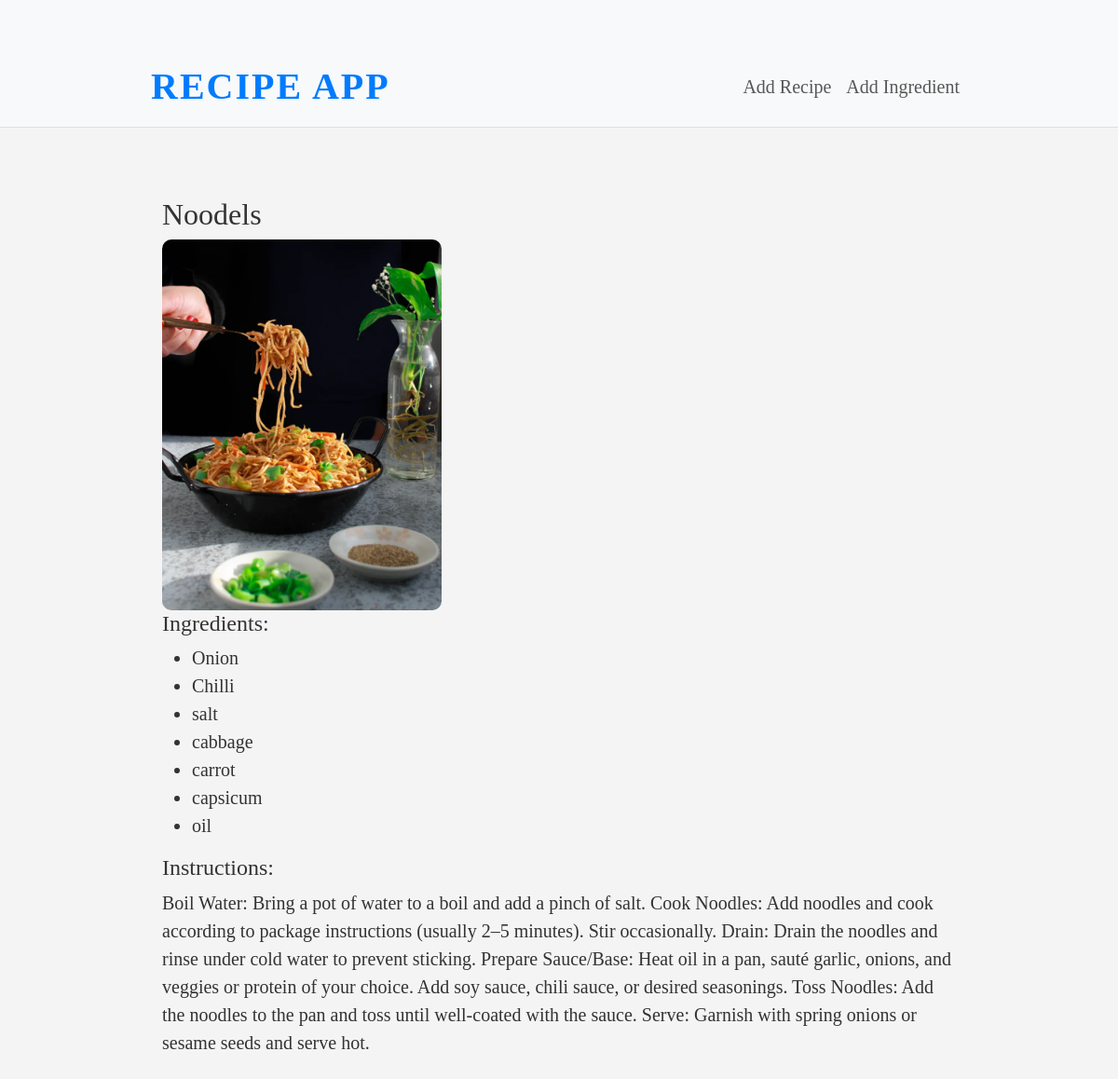
The page /recipes/2/ on the database as committed earlier.
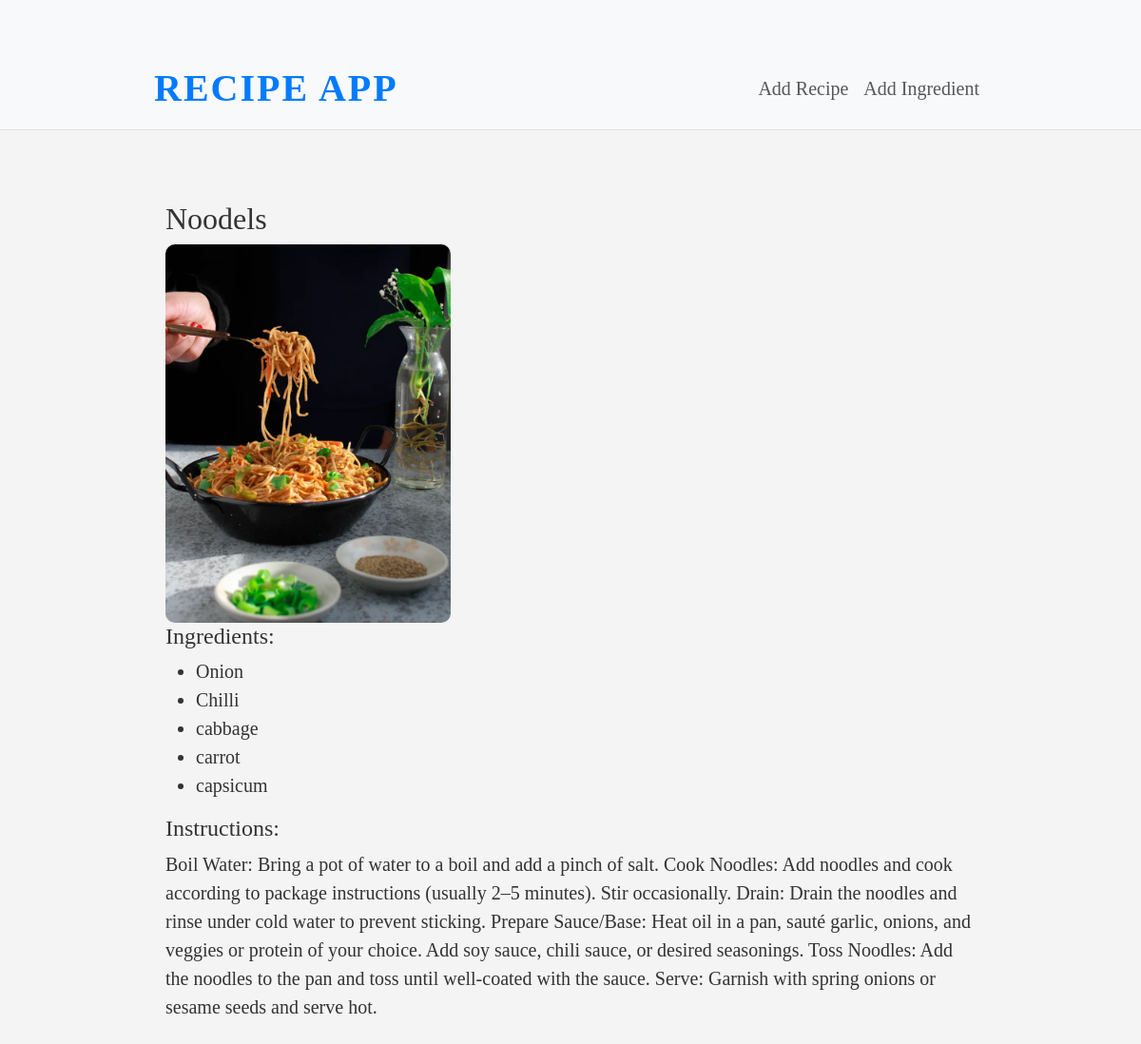
The same page on the database as committed later.
### recipes/models.py (models this page shows, shortened)
class Ingredient(models.Model):
    name = models.CharField(max_length=100)

### recipes/views.py (the view)
# urls.py: path('recipes/<int:pk>/', RecipeDetailView.as_view(), name='recipe_detail'),
class RecipeDetailView(DetailView):
    model = Recipe
    template_name = "recipes/recipe_detail.html"
    context_object_name = "recipe"

### recipes/templates/recipes/recipe_detail.html
{% extends "base.html" %}
{% block content %}
<div class="container mt-4">
    <h2>{{ recipe.title }}</h2>
    <img src="{{ recipe.image.url }}" alt="{{ recipe.title }}" class="recipe-image" loading="lazy">
    <h4>Ingredients:</h4>
    <ul>
        {% for ingredient in recipe.ingredients.all %}
            <li>{{ ingredient.name }}</li>
        {% endfor %}
    </ul>
    <h4>Instructions:</h4>
    <p>{{ recipe.instructions }}</p>
</div>
{% endblock %}

Rows that differ between the two databases and show on the page:
removed Ingredient: name "salt"
removed Ingredient: name "oil"
